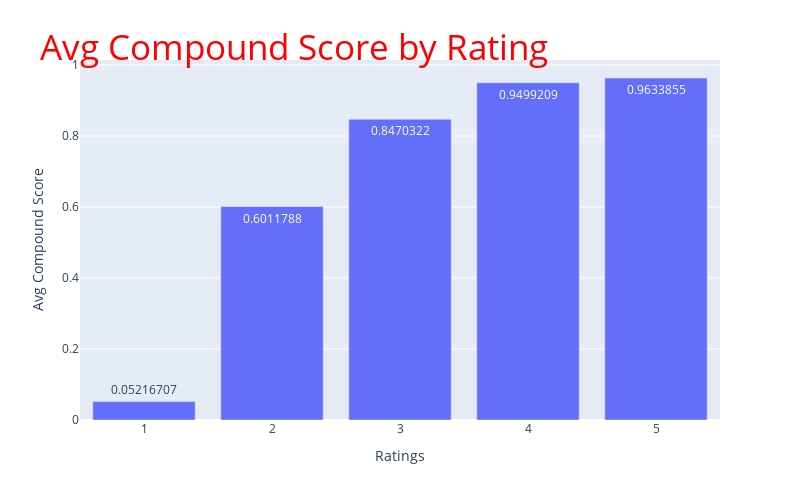

Source (notebook cell):
### Code cell
# plot structure
fig = px.bar(vdf,
             x='rating',
             y='compound', 
            labels = {'rating':'Ratings','compound': 'Avg Compound Score'}, 
             text_auto=True, width=800, height=500)

fig.update_layout(
    title=dict(text="Avg Compound Score by Rating", font=dict(size=35), 
               automargin=True, yref='paper',font_color="Red"))
# plot
fig.show()

### Figure 1 — Plotly figure (JSON) as saved in the notebook; plotly's stock layout.template omitted (floating-point values rounded to 4 significant figures)
{"data": [{"alignmentgroup": "True", "hovertemplate": "Ratings=%{x}<br>Avg Compound Score=%{y}<extra></extra>", "legendgroup": "", "marker": {"color": "#636efa", "pattern": {"shape": ""}}, "name": "", "offsetgroup": "", "orientation": "v", "showlegend": false, "textposition": "auto", "texttemplate": "%{y}", "type": "bar", "x": [1, 2, 3, 4, 5], "xaxis": "x", "y": [0.05217, 0.6012, 0.847, 0.9499, 0.9634], "yaxis": "y"}], "layout": {"barmode": "relative", "height": 500, "legend": {"tracegroupgap": 0}, "margin": {"t": 60}, "title": {"automargin": true, "font": {"color": "Red", "size": 35}, "text": "Avg Compound Score by Rating", "yref": "paper"}, "width": 800, "xaxis": {"anchor": "y", "domain": [0, 1], "title": {"text": "Ratings"}}, "yaxis": {"anchor": "x", "domain": [0, 1], "title": {"text": "Avg Compound Score"}}}}
